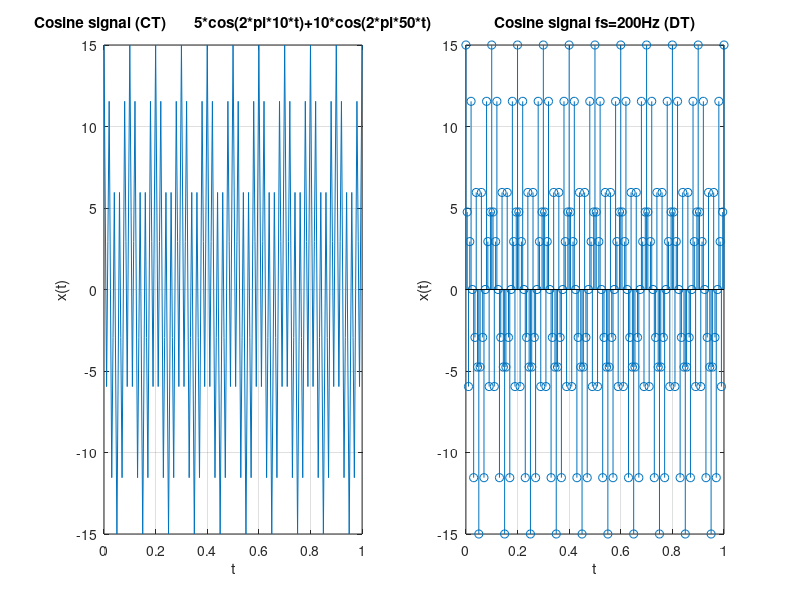

Source code (MATLAB):
clc
clear all
close all
t=0:1/200:1;
x=5*cos(2*pi*10*t)+10*cos(2*pi*50*t);
subplot(1,2,1)
plot(t,x)
grid on
xlabel('t')
ylabel('x(t)')
title('Cosine signal (CT)       5*cos(2*pi*10*t)+10*cos(2*pi*50*t)')

subplot(1,2,2)
stem(t,x)
grid on
xlabel('t')
ylabel('x(t)')
title('Cosine signal fs=200Hz (DT)')